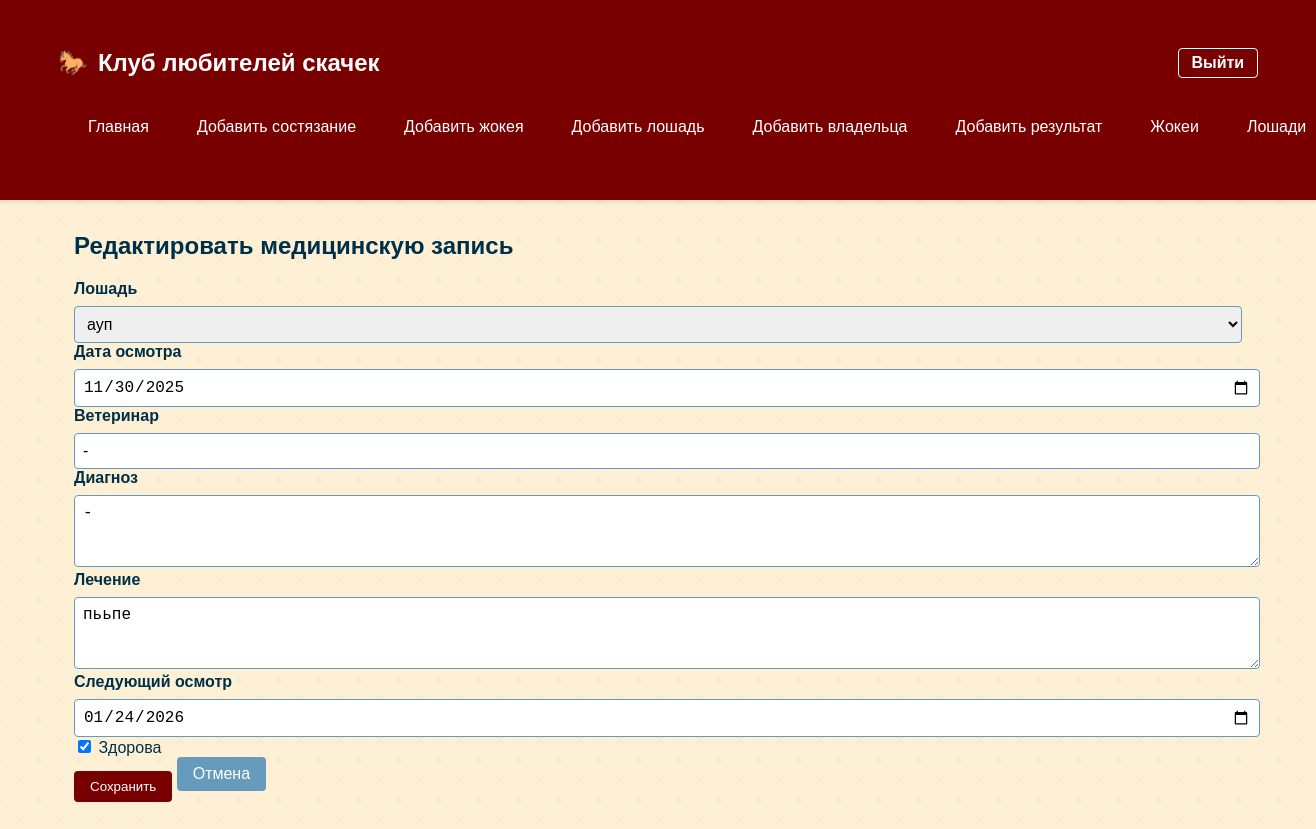
The app's page /medical-records/1/edit (signed in) with its own data.
### horse_racing_app/models.py (models this page shows)
class HorseMedicalRecord(db.Model):
    __tablename__ = 'horse_medical_records'
    id = db.Column(db.Integer, primary_key=True)
    horse_id = db.Column(db.Integer, db.ForeignKey('horses.id'), nullable=False)
    checkup_date = db.Column(db.Date, nullable=False)
    veterinarian = db.Column(db.String(100), nullable=False)
    diagnosis = db.Column(db.Text)
    treatment = db.Column(db.Text)
    next_checkup_date = db.Column(db.Date)
    is_healthy = db.Column(db.Boolean, default=True)
    horse = db.relationship('Horse', backref=db.backref('medical_records', lazy=True))

class Horse(db.Model):
    __tablename__ = 'horses'
    id = db.Column(db.Integer, primary_key=True)
    name = db.Column(db.String(100), nullable=False)
    gender = db.Column(db.String(10), nullable=False)
    age = db.Column(db.Integer, nullable=False)
    owner_id = db.Column(db.Integer, db.ForeignKey('owners.id'), nullable=False)
    results = db.relationship('Result', backref='horse', lazy=True)

### horse_racing_app/app.py (the view, shortened to what this page needs)
@app.route('/medical-records/<int:id>/edit', methods=['GET', 'POST'])
def edit_medical_record(id):
    record = HorseMedicalRecord.query.get_or_404(id)
    horses = Horse.query.all()
    return render_template('edit_medical_record.html', record=record, horses=horses)

### horse_racing_app/app.py (called while the page is built)
@login_manager.user_loader
def load_user(user_id):
    return User.query.get(int(user_id))

### horse_racing_app/templates/edit_medical_record.html (shortened to what this page needs)
{% extends "base.html" %}
{% block content %}
<div class="container mt-4">
    <h2>Редактировать медицинскую запись</h2>
    <form method="POST">
        <div class="mb-3">
            <label for="horse_id" class="form-label">Лошадь</label>
            <select class="form-control" id="horse_id" name="horse_id" required>
                {% for horse in horses %}
                <option value="{{ horse.id }}" {% if horse.id == record.horse_id %}selected{% endif %}>
                    {{ horse.name }}
                </option>
                {% endfor %}
            </select>
        </div>
        <div class="mb-3">
            <label for="checkup_date" class="form-label">Дата осмотра</label>
            <input type="date" class="form-control" id="checkup_date" name="checkup_date"
                   value="{{ record.checkup_date }}" required>
        </div>
        <div class="mb-3">
            <label for="veterinarian" class="form-label">Ветеринар</label>
            <input type="text" class="form-control" id="veterinarian" name="veterinarian"
                   value="{{ record.veterinarian }}" required>
        </div>
        <div class="mb-3">
            <label for="diagnosis" class="form-label">Диагноз</label>
            <textarea class="form-control" id="diagnosis" name="diagnosis" rows="3">{{ record.diagnosis }}</textarea>
        </div>
        <div class="mb-3">
            <label for="treatment" class="form-label">Лечение</label>
            <textarea class="form-control" id="treatment" name="treatment" rows="3">{{ record.treatment }}</textarea>
        </div>
        <div class="mb-3">
            <label for="next_checkup_date" class="form-label">Следующий осмотр</label>
            <input type="date" class="form-control" id="next_checkup_date" name="next_checkup_date"
                   value="{{ record.next_checkup_date }}">
        </div>
        <div class="mb-3 form-check">
            <input type="checkbox" class="form-check-input" id="is_healthy" name="is_healthy"
                   {% if record.is_healthy %}checked{% endif %}>
            <label class="form-check-label" for="is_healthy">Здорова</label>
        </div>
        <button type="submit" class="btn btn-primary">Сохранить</button>
        <a href="{{ url_for('medical_records') }}" class="btn btn-secondary">Отмена</a>
    </form>
</div>
{% endblock %}

### horse_racing_app/static/style.css (style rules this page uses)
:root { --color-primary: #780000; --color-secondary: #c1121f; --color-background: #fdf0d5; --color-dark: #003049; --color-accent: #669bbc; }
body { background-color: var(--color-background); color: var(--color-dark); font-family: 'Arial', sans-serif; margin: 0; padding: 0; }
.container { max-width: 1200px; margin: 2rem auto; padding: 0 1rem; }
.btn { display: inline-block; padding: 0.5rem 1rem; background-color: var(--color-accent); color: white; text-decoration: none; border-radius: 4px; border: none; cursor: pointer; transition: background-color 0.3s; }
.btn-primary { background-color: var(--color-primary); }
.form-label { display: block; margin-bottom: 0.5rem; font-weight: bold; }
.form-control { width: 100%; padding: 0.5rem; border: 1px solid #ddd; border-radius: 4px; font-size: 1rem; }
.btn { transition: all 0.3s ease; position: relative; overflow: hidden; }
.form-control { border: 1px solid var(--color-accent); transition: border-color 0.3s ease; }

### records on screen
HorseMedicalRecord: horse_id "ауп", checkup_date "11/30/2025", veterinarian "-", diagnosis "-", treatment "пььпе", next_checkup_date "01/24/2026", is_healthy "☑"
